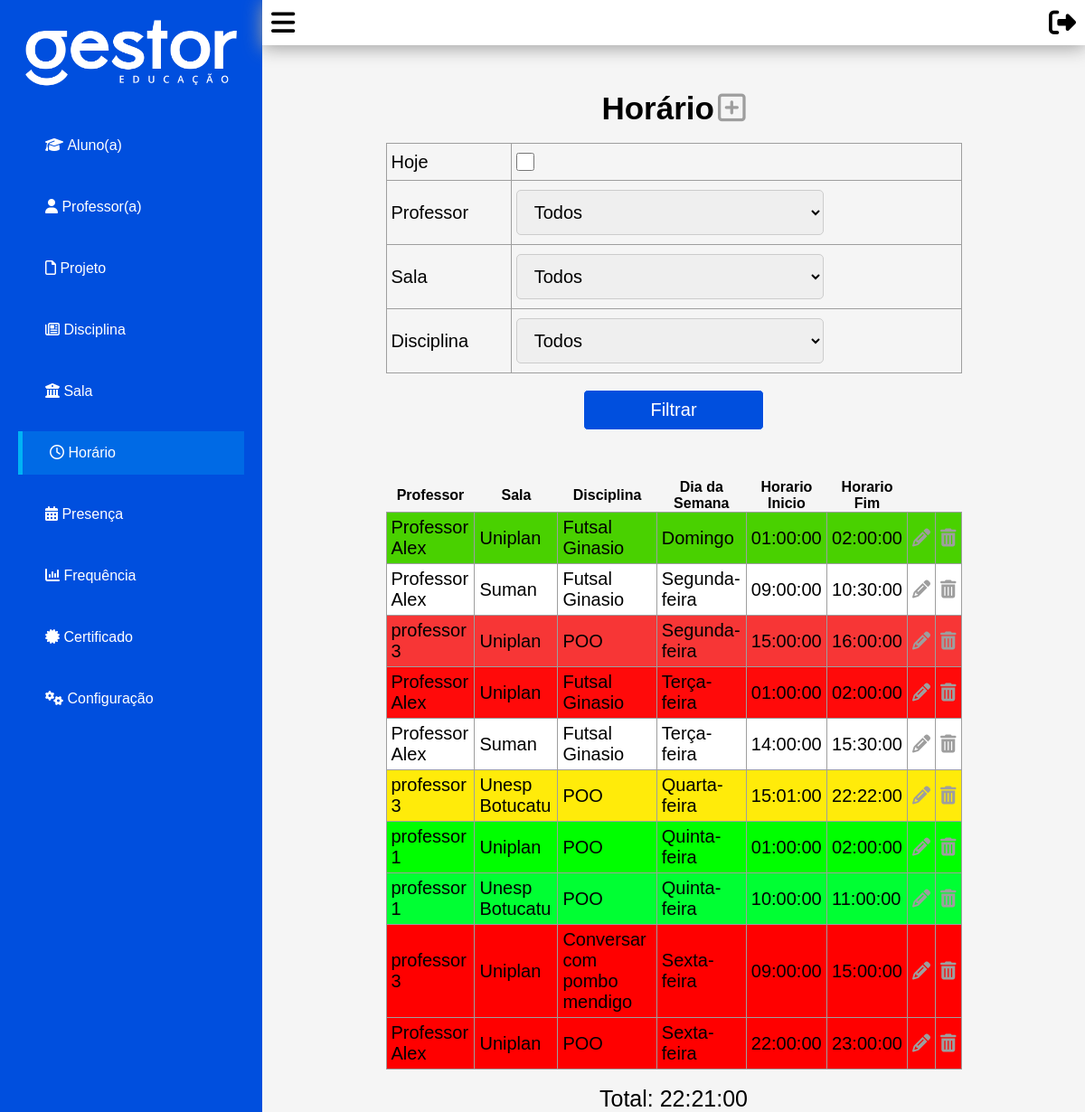
The app's page /horario with its own data.
### tables this page shows
CREATE TABLE `horario` (
  `id` int NOT NULL,
  `cod_usuario` int NOT NULL,
  `cod_sala` int NOT NULL,
  `cod_disciplina` int NOT NULL,
  `dia_semana` int NOT NULL,
  `hora_inicio` time NOT NULL,
  `hora_fim` time NOT NULL,
  `cor` varchar(255) NOT NULL
);

CREATE TABLE `usuario` (
  `id` int NOT NULL,
  `nome` varchar(255) NOT NULL,
  `data_nascimento` date DEFAULT NULL,
  `rg` varchar(9) DEFAULT NULL,
  `cpf` bigint DEFAULT NULL,
  `rua` varchar(255) DEFAULT NULL,
  `numero` int DEFAULT NULL,
  `bairro` varchar(255) DEFAULT NULL,
  `cidade` varchar(255) DEFAULT NULL,
  `estado` varchar(255) DEFAULT NULL,
  `telefone` bigint DEFAULT NULL,
  `email` varchar(255) DEFAULT NULL,
  `senha` varchar(255) DEFAULT NULL,
  `data_inscricao` varchar(255) NOT NULL
);

CREATE TABLE `sala` (
  `id` int NOT NULL,
  `nome` varchar(255) NOT NULL
);

CREATE TABLE `disciplina` (
  `id` int NOT NULL,
  `nome` varchar(255) NOT NULL
);

### core/autoload.php (called while the page is built, shortened)
<?php
spl_autoload_register(function ($className) {
    $projectRoot = dirname(__DIR__);
    $baseDirs = [
        $projectRoot . '/core/router/',
        $projectRoot . '/core/controller/',
        $projectRoot . '/core/database/',
        $projectRoot . '/src/controller/',
        $projectRoot . '/src/model/',
    ];
    foreach ($baseDirs as $baseDir) {
        $file = $baseDir . $className . '.php';
        if (file_exists($file)) {
            return;
        }
    }
    throw new Exception("Classe '{$className}' não encontrada no autoload.");
});

### core/database/Connection.php (called while the page is built, shortened)
<?php
class Connection
{
    private $bd;
    public function __construct()
    {
        $this->username = $_ENV['DATABASE_USERNAME'];
        $this->password = $_ENV['DATABASE_PASSWORD'];
        $this->host     = $_ENV['DATABASE_HOST'];
        $this->port     = $_ENV['DATABASE_PORT'];
        $this->dataBase = $_ENV['DATABASE_NAME'];
        try {
            $this->bd = new PDO('mysql:host=' . $this->host . ';port=' . $this->port . ';dbname=' . $this->dataBase, $this->username, $this->password);
            $this->bd->setAttribute(PDO::ATTR_ERRMODE, PDO::ERRMODE_EXCEPTION);
        } catch (PDOException $err) {
            die('Database connection failed: ' . $err->getMessage());
        }
    }
    public function getConnection(): PDO
    {
        return $this->bd;
    }
}

### core/database/Model.php (called while the page is built, shortened)
<?php
class Model
{
    public function __construct()
    {
        $Connection = new Connection;
        $this->connection = $Connection->getConnection();
    }
}

### src/controller/HorarioController.php (called while the page is built, shortened)
<?php
    class HorarioController extends Controller{
        function buscarTodos($post){
            $Horario = new Horario();
            $Horario->cod_usuario = isset($post['cod_usuario']) ? $post['cod_usuario'] : null;
            $Horario->cod_sala = isset($post['cod_sala']) ? $post['cod_sala'] : null;
            $Horario->cod_disciplina = isset($post['cod_disciplina']) ? $post['cod_disciplina'] : null;
            $Horario->dia_semana = isset($post['dia_semana']) ? $post['dia_semana'] : null;
            $horarios = $Horario->buscarTodos();
            return json_encode([
                "access" => true,
                "horarios" => $horarios
            ]);
        }
    }
?>

### src/model/Horario.php (called while the page is built, shortened)
<?php
    class Horario extends Model{
        function buscarTodos(){
            $sql = "
                SELECT
                    horario.*,
                    sala.nome as sala_nome,
                    disciplina.nome as disciplina_nome,
                    usuario.nome as usuario_nome,
                    TIMEDIFF(horario.hora_fim, horario.hora_inicio) AS duracao
                FROM horario
                LEFT JOIN sala ON sala.id = horario.cod_sala
                LEFT JOIN disciplina ON disciplina.id = horario.cod_disciplina
                LEFT JOIN usuario ON usuario.id = horario.cod_usuario
            ";
            $conditions = [];
            $params = [];
            $sql .= " ORDER BY horario.dia_semana ASC, horario.hora_inicio ASC;";
            $getTodos = $this->connection->prepare($sql);
            $getTodos->execute($params);
            return $getTodos->fetchAll(PDO::FETCH_ASSOC);
        }
    }
?>

### src/controller/UtilsController.php (called while the page is built, shortened)
<?php
    class UtilsController{
        public $dias_semana = [
            '1' => [
                'nome' => 'Domingo',
                'nome_ingles' => 'Sunday'
            ],
            '2' => [
                'nome' => 'Segunda-feira',
                'nome_ingles' => 'Monday'
            ],
            '3' => [
                'nome' => 'Terça-feira',
                'nome_ingles' => 'Tuesday'
            ],
            '4' => [
                'nome' => 'Quarta-feira',
                'nome_ingles' => 'Wednesday'
            ],
            '5' => [
                'nome' => 'Quinta-feira',
                'nome_ingles' => 'Thursday'
            ],
            '6' => [
                'nome' => 'Sexta-feira',
                'nome_ingles' => 'Friday'
            ],
            '7' => [
                'nome' => 'Sábado',
                'nome_ingles' => 'Saturday'
            ],
        ];
        function getNomeDiaSemana($cod_dia){
            return $this->dias_semana[$cod_dia]['nome'];
        }
    }
?>

### public/view/horario/index.php (the view, shortened to what this page needs)
<head>
	<?php include_once($_SERVER['DOCUMENT_ROOT'].'/src/controller/HorarioController.php')?>
    <?php include_once($_SERVER['DOCUMENT_ROOT'].'/src/controller/UtilsController.php')?>
    <link href="/public/view/horario/styles.css" rel="stylesheet">
</head>
<?php include_once($_SERVER['DOCUMENT_ROOT'].'/public/head.php')?>
<div class="grid-content grid-container">
	<?php include_once($_SERVER['DOCUMENT_ROOT'].'/public/menu.php')?>
    <div class="grid-item-content">
        <?php include_once($_SERVER['DOCUMENT_ROOT'].'/public/top.php')?>
        <label class="title">Horário</label> <a href="/horario/criar"><i class="title fa fa-plus-square-o" aria-hidden="true"></i></a>
		<br>
        <br>
        <form action="">
            <?php
                $UtilsController = new UtilsController();
                $HorarioController = new HorarioController();
                $data_horarios = [];
                $hoje = $cod_usuario = $cod_sala = $cod_disciplina = "";
                $total_duracao = "00:00:00" ;
                $horarios = json_decode($HorarioController->buscarTodos($data_horarios))->horarios;
            ?>
            <table class="list filtro">
                <tbody>
                        <tr>
                            <td class="text-left">
                                <label>Hoje</label>
                            </td>
                            <td class="text-left">
                                <input class='checkbox' type="checkbox" name="hoje" <?php if ($hoje) {echo "checked";}?>>
                            </td>
                        </tr>
                        <tr>
                            <td class="text-left">
                                <label>Professor</label>
                            </td>
                            <td class="text-left">
                                <select class='input' id="cod_usuario" name="cod_usuario" required>
                                    <option value="0"> Todos </option>
                                </select>
                            </td>
                        </tr>
                        <tr>
                            <td class="text-left">
                                <label>Sala</label>
                            </td>
                            <td class="text-left">
                                <select class='input' id="cod_sala" name="cod_sala" required>
                                    <option value="0"> Todos </option>
                                </select>
                            </td>
                        </tr>
                        <tr>
                            <td class="text-left">
                                <label>Disciplina</label>
                            </td>
                            <td class="text-left">
                                <select class='input' id="cod_disciplina" name="cod_disciplina" required>
                                    <option value="0"> Todos </option>
                                </select>
                            </td>
                        </tr>
                </tbody>
            </table>
            <br>
            <input class='button editar' type="submit" value="Filtrar">
        </form>
        <br>
        <br>
        <br>
		<table class="list">
            <tbody>
                <tr>
                    <th>
                        Professor
                    </th>
                    <th>
                        Sala
                    </th>
                    <th>
                        Disciplina
                    </th>
                    <th>
                        Dia da Semana
                    </th>
                    <th>
                        Horario Inicio
                    </th>
                    <th>
                        Horario Fim
                    </th>
                </tr>
                <?php foreach ($horarios as $horario){ ?>
                    <tr style="background-color: <?php echo $horario->cor ?>;">
                        <td class="text-left">
                            <?php echo $horario->usuario_nome ?>
                        </td>
                        <td class="text-left">
                            <?php echo $horario->sala_nome ?>
                        </td>
                        <td class="text-left">
                            <?php echo $horario->disciplina_nome ?>
                        </td>
                        <td class="text-left">
                            <?php echo $UtilsController->getNomeDiaSemana($horario->dia_semana)?>
                        </td>
                        <td class="text-left">
                            <?php echo $horario->hora_inicio ?>
                        </td>
                        <td class="text-left">
                            <?php echo $horario->hora_fim ?>
                        </td>
                        <td>
                            <a href="/horario/editar?id=<?php echo $horario->id ?>"><i class="fa fa-pencil" aria-hidden="true"></i></a>
                        </td>
                        <td>
                            <a href="/horario/deletar?id=<?php echo $horario->id ?>"><i class="fa fa-trash" aria-hidden="true"></i></a>
                        </td>
                        <?php
                                $hora1 = $total_duracao;
                                $hora2 = $horario->duracao;
                                list($horas1, $minutos1, $segundos1) = explode(':', $hora1);
                                $totalSegundos1 = ($horas1 * 3600) + ($minutos1 * 60) + $segundos1;
                                list($horas2, $minutos2, $segundos2) = explode(':', $hora2);
                                $totalSegundos2 = ($horas2 * 3600) + ($minutos2 * 60) + $segundos2;
                                $totalSegundos = $totalSegundos1 + $totalSegundos2;
                                $horas = floor($totalSegundos / 3600);
                                $minutos = floor(($totalSegundos % 3600) / 60);
                                $segundos = $totalSegundos % 60;
                                $total_duracao = sprintf('%02d:%02d:%02d', $horas, $minutos, $segundos);
                        ?>
                    </tr>
                <?php } ?>
            </tbody>
        </table>
        <br>
        <label class="subTitle">Total: <?php echo $total_duracao ?></label>
    </div>
</div>

### public/view/horario/styles.css (style rules this page uses)
.filtro td { font-size: 20px; border: 0; padding: 5px; }

### public/css/global.css (style rules this page uses)
* { margin: 0; padding:0; }
.title { font-weight: bold; }
.input { border-radius: 5px; margin-top: 5px; margin-bottom: 5px; width: 70%; height: 50px; border: solid 1px #ccc ; font-size: 20px; padding-left: 15px; padding-right: 15px; }
.checkbox { border-radius: 5px; margin-top: 5px; margin-bottom: 5px; height: 20px; width: 20px; border: solid 1px #ccc ; }
.button { background-color: #004fde; color:#ffffff; border: solid 1px #ffffff; border-radius: 5px; font-size: 20px; padding: 10px; padding-left: 15px; padding-right: 15px; width: 200px; }
.grid-item-content { text-align: center; }
a, p, label, option, input, td, tr { font-family:Arial, Helvetica, sans-serif; }
.text-left { text-align: left; }
.list { margin: auto; border-collapse: collapse; width: 70%; text-align: center; }
.list td { font-size: 20px; border: 1px #9e9e9e solid; padding: 5px; }
.list i { color: #9e9e9e; }
.list a { text-decoration: none; color: #9e9e9e; font-size: 20px; }
.fa-plus-square-o { color: #9e9e9e; }
@media (min-width: 800px) { .grid-container { display: grid; grid-template-columns: 290px auto ; height: 100%; } }
@media (min-width: 800px) { .title { font-size: 35px; } }
@media (min-width: 800px) { .subTitle { font-size: 25px; } }

### records on screen
horario: cod_usuario.nome "Professor Alex", cod_sala.nome "Uniplan", cod_disciplina.nome "Futsal Ginasio", dia_semana "Domingo", hora_inicio "01:00:00", hora_fim "02:00:00"
horario: cod_usuario.nome "Professor Alex", cod_sala.nome "Suman", cod_disciplina.nome "Futsal Ginasio", dia_semana "Segunda-feira", hora_inicio "09:00:00", hora_fim "10:30:00"
horario: cod_usuario.nome "professor 3", cod_sala.nome "Uniplan", cod_disciplina.nome "POO", dia_semana "Segunda-feira", hora_inicio "15:00:00", hora_fim "16:00:00"
horario: cod_usuario.nome "Professor Alex", cod_sala.nome "Uniplan", cod_disciplina.nome "Futsal Ginasio", dia_semana "Terça-feira", hora_inicio "01:00:00", hora_fim "02:00:00"
horario: cod_usuario.nome "Professor Alex", cod_sala.nome "Suman", cod_disciplina.nome "Futsal Ginasio", dia_semana "Terça-feira", hora_inicio "14:00:00", hora_fim "15:30:00"
horario: cod_usuario.nome "professor 3", cod_sala.nome "Unesp Botucatu", cod_disciplina.nome "POO", dia_semana "Quarta-feira", hora_inicio "15:01:00", hora_fim "22:22:00"
horario: cod_usuario.nome "professor 1", cod_sala.nome "Uniplan", cod_disciplina.nome "POO", dia_semana "Quinta-feira", hora_inicio "01:00:00", hora_fim "02:00:00"
horario: cod_usuario.nome "professor 1", cod_sala.nome "Unesp Botucatu", cod_disciplina.nome "POO", dia_semana "Quinta-feira", hora_inicio "10:00:00", hora_fim "11:00:00"
horario: cod_usuario.nome "professor 3", cod_sala.nome "Uniplan", cod_disciplina.nome "Conversar com pombo mendigo", dia_semana "Sexta-feira", hora_inicio "09:00:00", hora_fim "15:00:00"
horario: cod_usuario.nome "Professor Alex", cod_sala.nome "Uniplan", cod_disciplina.nome "POO", dia_semana "Sexta-feira", hora_inicio "22:00:00", hora_fim "23:00:00"

### other values on screen
$total_duracao "22:21:00"
